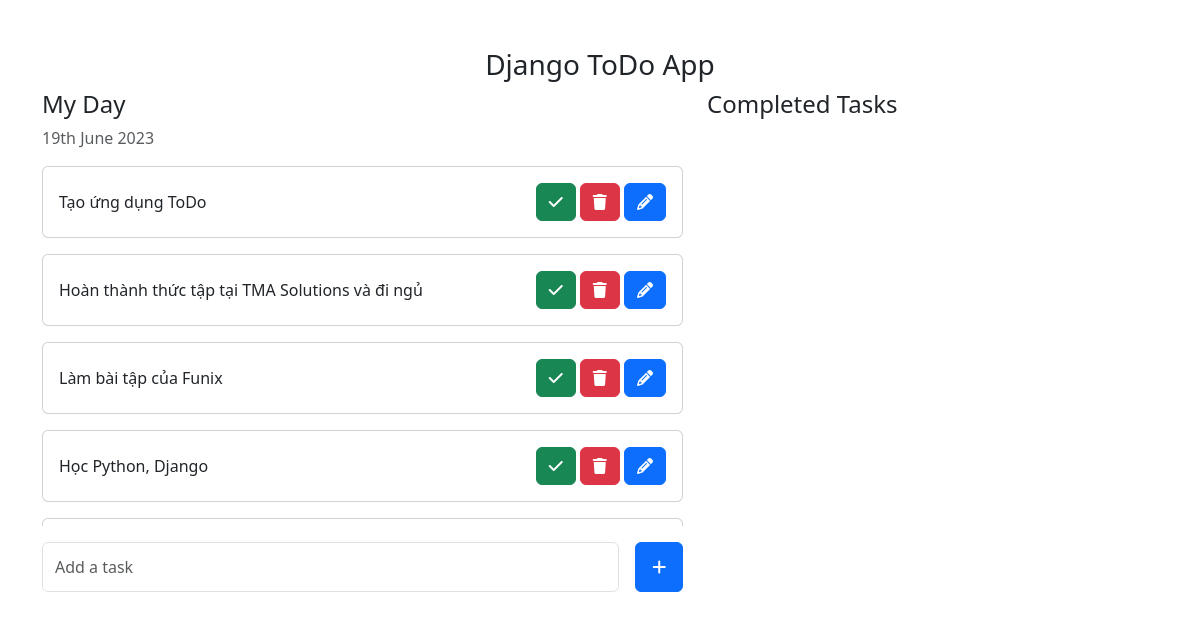
The page / on the database its author committed.
### todoapp/models.py (models this page shows, shortened)
class Task(models.Model):
    task = models.CharField(max_length=250)
    is_completed = models.BooleanField(default=False)
    created_at = models.DateTimeField(auto_now_add=True)
    updated_at = models.DateTimeField(auto_now=True)

### ToDo/views.py (the view)
# urls.py: 2. Add a URL to urlpatterns:  path('', views.home, name='home')
def home(request):
    tasks = Task.objects.filter(is_completed=False).order_by('-updated_at')
    completed_tasks = Task.objects.filter(is_completed=True).order_by('-updated_at')
    context = {
        'tasks': tasks,
        'completed_tasks': completed_tasks
    }
    return render(request, 'home.html', context)

### templates/home.html (shortened to what this page needs)
<!DOCTYPE html>
<html lang="en">
  <head>
    <link
      href="https://cdn.jsdelivr.net/npm/bootstrap@5.3.0-alpha1/dist/css/bootstrap.min.css"
      rel="stylesheet"
    />
    <link
      rel="stylesheet"
      href="https://cdnjs.cloudflare.com/ajax/libs/font-awesome/6.4.0/css/all.min.css"
    />
  </head>
  <body>
    <div class="container">
      <h3 class="pt-5 text-center">Django ToDo App</h3>
      <div class="row">
        <div class="col-md-7 col-lg-7">
          <h4>My Day</h4>
          <p class="text-muted">{% now "jS F Y" %}</p>
          <div style="height: 360px; overflow: scroll">
            {%for task in tasks%}
            <div class="card mb-3">
              <div class="card-body d-flex justify-content-between">
                <span class="align-self-center">{{task.task}}</span>
                <span style="position: relative; float: right">
                  <a
                    class="btn btn-success"
                    href="{% url 'markAsDone' task.pk %}"
                    ><i class="fa fa-check"></i
                  ></a>
                  <a
                    href="{% url 'deleteTask' task.pk %}"
                    class="btn btn-danger"
                    ><i class="fa fa-trash"></i
                  ></a>
                  <a href="{% url 'editTask' task.pk %}" class="btn btn-primary"
                    ><i class="fa fa-pencil"></i
                  ></a>
                </span>
              </div>
            </div>
            {% endfor %}
          </div>
          <form action="{% url 'addTask' %}" method="POST">
            <div class="form-group mt-3">
              <span style="display: flex; height: 50px">
                <input
                  name="task"
                  type="text"
                  class="form-control me-3"
                  placeholder="Add a task"
                />
                <button
                  type="submit"
                  class="btn btn-primary"
                  style="height: 100%; width: 50px"
                >
                  <i class="fa-solid fa-plus"></i>
                </button>
              </span>
            </div>
          </form>
        </div>
        <div class="col-md-5 col-lg-5">
          <h4>Completed Tasks</h4>
        </div>
      </div>
    </div>
  </body>
</html>

### templates/home.html (style rules this page uses)
.form-control { padding: 1rem 0.75rem !important; }

### rows shown on the page
Task: task "Tạo ứng dụng ToDo"
Task: task "Hoàn thành thức tập tại TMA Solutions và đi ngủ"
Task: task "Làm bài tập của Funix"
Task: task "Học Python, Django"
